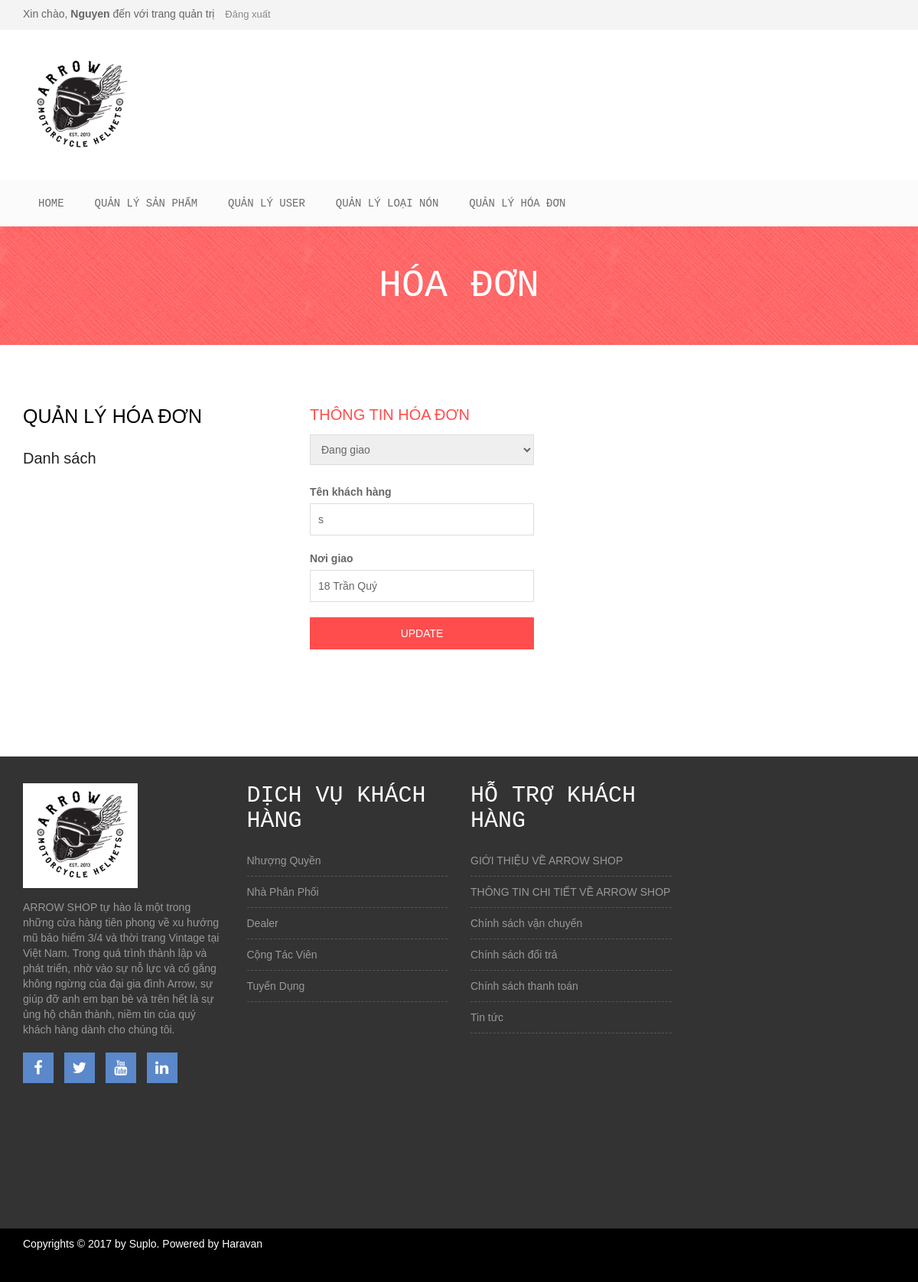
The app's page /admin.php?mod=Order&act=Sua&id=1 (signed in) with its own data.
### tables this page shows
CREATE TABLE `hoadon` (
  `MaHD` int(10) NOT NULL,
  `MaKH` int(10) NOT NULL,
  `NgayDat` datetime NOT NULL,
  `NoiGiao` varchar(50) NOT NULL,
  `TinhTrang` enum('Đã giao','Chưa giao','Đang giao','Đã hủy') NOT NULL,
  `TongTien` int(15) NOT NULL
);

CREATE TABLE `khachhang` (
  `MaKH` int(10) NOT NULL,
  `TenKH` varchar(50) NOT NULL,
  `SoDienThoai` text NOT NULL,
  `DiaChi` varchar(50) NOT NULL,
  `Email` varchar(50) NOT NULL,
  `Pass` varchar(200) NOT NULL,
  `IsAdmin` int(1) DEFAULT NULL
);

### Model/Order.php (called while the page is built, shortened)
<?php
include_once("DataProvider.php");
class Order
{
	private $da;
	function __construct()
	{
		$this->da = new DataProvider();
	}
	function GetOrderByID($id)
	{
		$sql="Select hoadon.* ,khachhang.TenKH from hoadon,khachhang where hoadon.MaKH=khachhang.MaKH and hoadon.MaHD=$id";
		return $this->da->Fetch($sql);
	}
}
?>

### Model/DataProvider.php (called while the page is built, shortened)
<?php
class DataProvider
{
	private $link;
	function __construct()
	{
		$this->link=mysqli_connect("localhost","root","","qlbanhang");
	}
	function ExecuteQuery($sql)
	{
		mysqli_query($this->link,"set names 'utf8'");
		return mysqli_query($this->link, $sql);
	}
	function Fetch($sql)
	{
		$result=$this->ExecuteQuery($sql);
		return mysqli_fetch_assoc($result);
	}
}
?>

### View/Order/Sua.php (the view, shortened to what this page needs)
<div class="col-md-8">
  <div class="product-content-right">
    <div class="row">
      <div class="woocommerce">
        <form enctype="multipart/form-data" action="#" class="checkout" method="post" name="checkout">
          <div id="customer_details" class="col2-set">
            <div class="col-1">
              <div class="woocommerce-billing-fields">
                <h3>Thông tin hóa đơn</h3>
                <p>
                  <select name="cboTinhTrang">
<?php
                  if($row['TinhTrang']=="Đang giao")
                    echo "<option value=\"3\" selected=\"selected\" >$row[TinhTrang]</option>";
                  else
                    echo "<option value=\"3\" >Đang giao</option>";
?>
                  </select>
                </p>
                <p>
                  <label>Tên khách hàng</label>
                  <input type="text" name="txtTenKH" id="txtTenKH" class="input-text" value="<?php echo $row['TenKH'];?>">
                </p>
                <p>
                  <label>Nơi giao</label>
                  <input type="text" name="txtNoiGiao" id="txtNoiGiao" class="input-text" value="<?php echo $row['NoiGiao'];?>">
                </p>
                <p>
                  <input type="submit" name="btnChange" id="btnChange" value="Update" class="checkout-button button alt wc-forward" style="background: #ff4d4d">
                </p>
              </div>
            </div>
          </div>
        </form>
      </div>
    </div>
  </div>
</div>

### style.css (style rules this page uses)
h1, h2, h3, h4, h5, h6 { margin: 0 0 15px; }
body { font-family:Arial, Helvetica, sans-serif; }
input[type="text"], input[type="password"], input[type="email"], textarea { border: 1px solid #ddd; padding: 10px; }
input[type="submit"], button[type=submit] { background: none repeat scroll 0 0 #ff4d4d; border: medium none; color: #fff; padding: 11px 20px; text-transform: uppercase; }
.col2-set { margin-left: -30px; overflow: hidden; }
.col-1, .col-2 { float: left; margin-left: 30px; width: 360px; }
#customer_details label { display: block; margin: 0 0 5px; }
#customer_details input[type="text"], #customer_details textarea, .shipping_calculator input[type=text] { margin-bottom: 10px; width: 100%; }
#customer_details h3 { color: #ff4d4d; font-size: 20px; text-transform: uppercase; }
#customer_details select, .shipping_calculator select { border: 1px solid #ddd; margin-bottom: 15px; padding: 10px; width: 100%; }

### css/responsive.css (style rules this page uses)
@media only screen and (min-width: 992px) and (max-width: 1280px) { input[type="submit"], button[type="submit"] { padding: 11px 15px; } }
@media only screen and (min-width: 992px) and (max-width: 1280px) { .col-1, .col-2 { width: 293px; } }

### css/Logi.css (style rules this page uses)
body { background: #e9e9e9; color: #666666; font-family: "Segoe UI Light", sans-serif; font-size: 14px; -webkit-font-smoothing: antialiased; }
.button { cursor: pointer; background: #ff4d4d; width: 100%; border: 0; padding: 10px 15px; color: #ffffff; -webkit-transition: 0.3s ease; transition: 0.3s ease; }

### records on screen
hoadon: cboTinhTrang "Đang giao", txtTenKH "s", txtNoiGiao "18 Trần Quý"

### other values on screen
$_SESSION['hoten'] "Nguyen"
